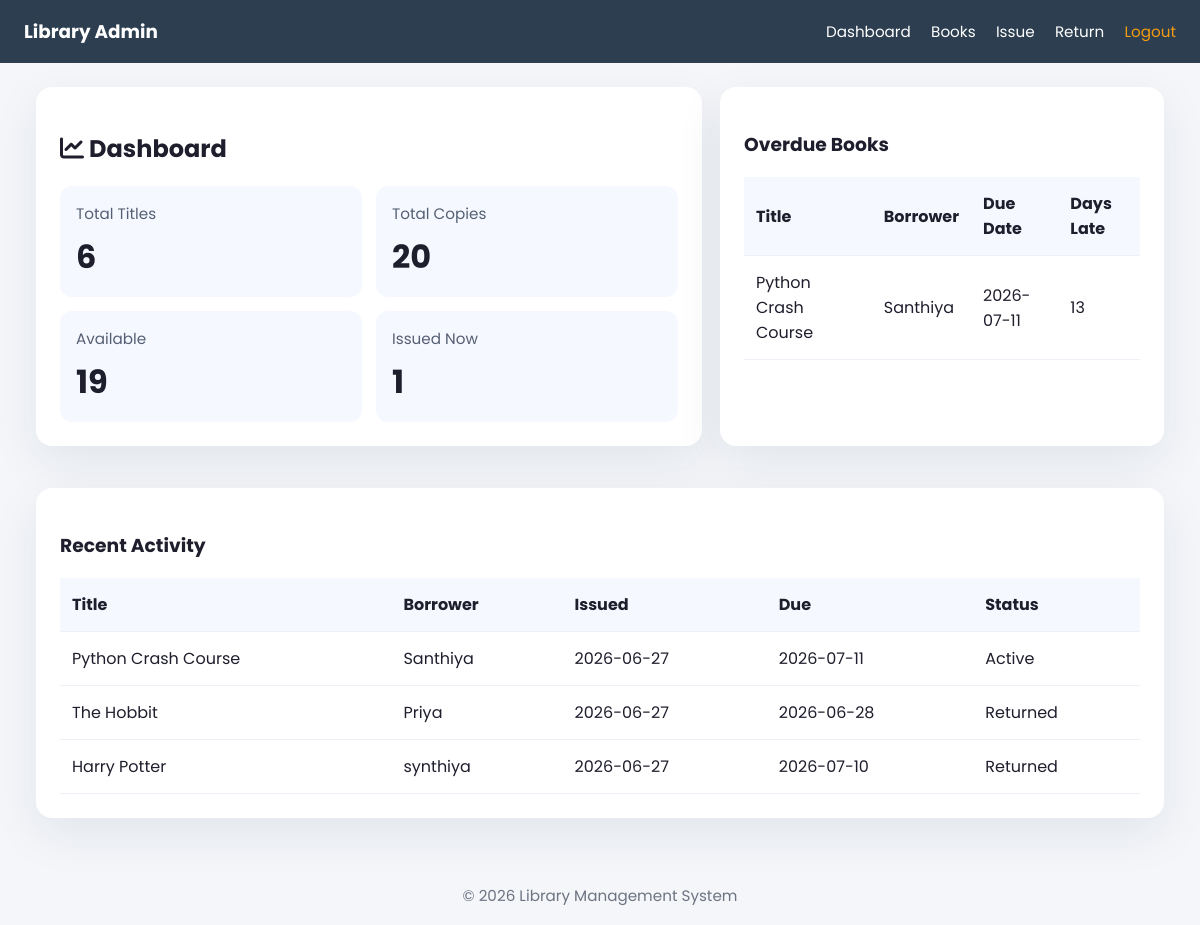
Screenshot of /dashboard (signed in) with the database file from the repository.
### tables this page shows
CREATE TABLE issued_books (
            id INTEGER PRIMARY KEY AUTOINCREMENT,
            book_id INTEGER NOT NULL,
            borrower_name TEXT NOT NULL,
            issue_date TEXT NOT NULL,
            due_date TEXT NOT NULL,
            return_date TEXT,
            FOREIGN KEY(book_id) REFERENCES books(id)
        );

CREATE TABLE books (
            id INTEGER PRIMARY KEY AUTOINCREMENT,
            title TEXT NOT NULL,
            author TEXT NOT NULL,
            isbn TEXT NOT NULL UNIQUE,
            category TEXT,
            copies INTEGER NOT NULL DEFAULT 1,
            available INTEGER NOT NULL DEFAULT 1
        );

### app.py (the view)
@app.route('/dashboard')
@login_required
def dashboard():
    conn = get_db_connection()
    cursor = conn.cursor()
    stats = {}
    stats['total_books'] = cursor.execute('SELECT COUNT(*) FROM books').fetchone()[0]
    stats['total_copies'] = cursor.execute('SELECT SUM(copies) FROM books').fetchone()[0] or 0
    stats['available_books'] = cursor.execute('SELECT SUM(available) FROM books').fetchone()[0] or 0
    stats['issued_books'] = cursor.execute('SELECT COUNT(*) FROM issued_books WHERE return_date IS NULL').fetchone()[0]
    overdue_rows = cursor.execute(
        'SELECT ib.id, b.title, b.author, ib.borrower_name, ib.issue_date, ib.due_date '
        'FROM issued_books ib JOIN books b ON ib.book_id = b.id '
        'WHERE ib.return_date IS NULL AND date(ib.due_date) < date(?)',
        (datetime.utcnow().strftime('%Y-%m-%d'),)
    ).fetchall()
    overdue = []
    today = datetime.utcnow().date()
    for row in overdue_rows:
        due_date = datetime.fromisoformat(row['due_date']).date()
        row_data = dict(row)
        row_data['days_late'] = (today - due_date).days
        overdue.append(row_data)
    recent_issues = cursor.execute(
        'SELECT ib.id, b.title, b.author, ib.borrower_name, ib.issue_date, ib.due_date, ib.return_date '
        'FROM issued_books ib JOIN books b ON ib.book_id = b.id '
        'ORDER BY ib.issue_date DESC LIMIT 5'
    ).fetchall()
    conn.close()
    return render_template('dashboard.html', stats=stats, overdue=overdue, recent_issues=recent_issues)

### app.py (called while the page is built)
def get_db_connection():
    conn = sqlite3.connect(DB_PATH)
    conn.row_factory = sqlite3.Row
    return conn

def login_required(f):
    @wraps(f)
    def decorated_function(*args, **kwargs):
        if 'admin_logged_in' not in session:
            return redirect(url_for('login'))
        return f(*args, **kwargs)
    return decorated_function

@app.context_processor
def inject_current_year():
    return {'current_year': datetime.utcnow().year}

### templates/dashboard.html
{% extends 'base.html' %}
{% block content %}
<div class="grid dashboard-grid">
    <section class="card stats-card">
        <h2><i class="fa-solid fa-chart-line"></i> Dashboard</h2>
        <div class="stats-row">
            <div class="stat-box">
                <span>Total Titles</span>
                <strong>{{ stats.total_books }}</strong>
            </div>
            <div class="stat-box">
                <span>Total Copies</span>
                <strong>{{ stats.total_copies }}</strong>
            </div>
            <div class="stat-box">
                <span>Available</span>
                <strong>{{ stats.available_books }}</strong>
            </div>
            <div class="stat-box">
                <span>Issued Now</span>
                <strong>{{ stats.issued_books }}</strong>
            </div>
        </div>
    </section>
    <section class="card">
        <h3>Overdue Books</h3>
        {% if overdue %}
            <table>
                <thead>
                    <tr><th>Title</th><th>Borrower</th><th>Due Date</th><th>Days Late</th></tr>
                </thead>
                <tbody>
                    {% for item in overdue %}
                        <tr>
                            <td>{{ item.title }}</td>
                            <td>{{ item.borrower_name }}</td>
                            <td>{{ item.due_date }}</td>
                            <td>{{ item.days_late }}</td>
                        </tr>
                    {% endfor %}
                </tbody>
            </table>
        {% else %}
            <p>No overdue loans today.</p>
        {% endif %}
    </section>
    <section class="card full-width">
        <h3>Recent Activity</h3>
        <table>
            <thead>
                <tr><th>Title</th><th>Borrower</th><th>Issued</th><th>Due</th><th>Status</th></tr>
            </thead>
            <tbody>
                {% for issue in recent_issues %}
                    <tr>
                        <td>{{ issue.title }}</td>
                        <td>{{ issue.borrower_name }}</td>
                        <td>{{ issue.issue_date }}</td>
                        <td>{{ issue.due_date }}</td>
                        <td>{{ 'Returned' if issue.return_date else 'Active' }}</td>
                    </tr>
                {% endfor %}
            </tbody>
        </table>
    </section>
</div>
{% endblock %}

### templates/base.html (shortened to what this page needs)
<!DOCTYPE html>
<html lang="en">
<head>
    <link rel="stylesheet" href="{{ url_for('static', filename='css/style.css') }}">
    <link rel="stylesheet"
     href="https://cdnjs.cloudflare.com/ajax/libs/font-awesome/6.7.2/css/all.min.css">
</head>
<body>
    <header class="topbar">
        <div class="brand">Library Admin</div>
        {% if session.admin_logged_in %}
            <nav>
                <a href="{{ url_for('dashboard') }}">Dashboard</a>
                <a href="{{ url_for('books') }}">Books</a>
                <a href="{{ url_for('issue_book') }}">Issue</a>
                <a href="{{ url_for('returns') }}">Return</a>
                <a href="{{ url_for('logout') }}" class="logout">Logout</a>
            </nav>
        {% endif %}
    </header>
    <main class="container">
        {% block content %}{% endblock %}
    </main>
    <footer class="footer">&copy; {{ current_year|default(2026) }} Library Management System</footer>
</body>
</html>

### static/css/style.css (style rules this page uses)
* { box-sizing: border-box; }
body { margin: 0; font-family: Inter, Arial, sans-serif; background:#F4F6FA; color: #1e1e2d; font-family:'Poppins',sans-serif; }
.topbar { display: flex; justify-content: space-between; align-items: center; padding: 18px 24px; background: #2c3e50; color: white; }
.topbar .brand { font-weight: 700; font-size: 1.15rem; }
.topbar nav a { margin-left: 16px; color: white; text-decoration: none; font-size: 0.95rem; }
.topbar nav a.logout { color: #f39c12; }
.container { max-width: 1160px; margin: 24px auto; padding: 0 16px; }
.card { background: white; border-radius: 16px; padding: 24px; box-shadow: 0 16px 48px rgba(18, 35, 55, 0.08); margin-bottom: 24px; }
.grid { display: grid; gap: 18px; }
.dashboard-grid { grid-template-columns: 1.5fr 1fr; }
.full-width { grid-column: 1 / -1; }
.stats-card .stats-row { display: grid; grid-template-columns: repeat(2, minmax(0, 1fr)); gap: 14px; margin-top: 16px; }
.stat-box { background: #f5f8ff; padding: 16px; border-radius: 12px; }
.stat-box span { display: block; font-size: 0.95rem; color: #555f73; }
.stat-box strong { font-size: 2rem; display: block; margin-top: 8px; }
table { width: 100%; border-collapse: collapse; margin-top: 16px; }
thead tr { background: #f5f8ff; }
th, td { padding: 14px 12px; text-align: left; border-bottom: 1px solid #eef1f7; }
.footer { text-align: center; padding: 18px 0; color: #6d7481; font-size: 0.95rem; }

### rows the page displays
issued_books: title "Python Crash Course", borrower_name "Santhiya", due_date "2026-07-11", days_late "13", issue_date "2026-06-27", return_date "Active"
issued_books: title "The Hobbit", borrower_name "Priya", issue_date "2026-06-27", due_date "2026-06-28", return_date "Returned"
issued_books: title "Harry Potter", borrower_name "synthiya", issue_date "2026-06-27", due_date "2026-07-10", return_date "Returned"

### other values shown
{{ stats.total_books }} "6"
{{ stats.total_copies }} "20"
{{ stats.available_books }} "19"
{{ stats.issued_books }} "1"
